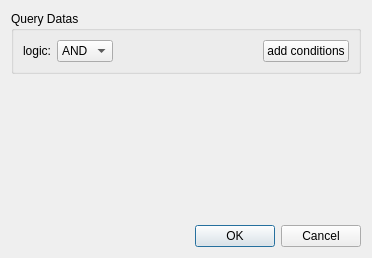
<?xml version="1.0" encoding="UTF-8"?>
<ui version="4.0">
 <class>DADialogDataFrameQueryDatas</class>
 <widget class="QDialog" name="DADialogDataFrameQueryDatas">
  <property name="geometry">
   <rect>
    <x>0</x>
    <y>0</y>
    <width>372</width>
    <height>258</height>
   </rect>
  </property>
  <property name="windowTitle">
   <string>Dialog</string>
  </property>
  <layout class="QGridLayout" name="gridLayout">
   <item row="2" column="0">
    <layout class="QHBoxLayout" name="horizontalLayout_2">
     <item>
      <spacer name="horizontalSpacer_2">
       <property name="orientation">
        <enum>Qt::Horizontal</enum>
       </property>
       <property name="sizeHint" stdset="0">
        <size>
         <width>40</width>
         <height>20</height>
        </size>
       </property>
      </spacer>
     </item>
     <item>
      <widget class="QPushButton" name="pushButtonOK">
       <property name="text">
        <string>OK</string>
       </property>
       <property name="icon">
        <iconset resource="../icon.qrc">
         <normaloff>:/DAGui/icon/accept.svg</normaloff>:/DAGui/icon/accept.svg</iconset>
       </property>
       <property name="default">
        <bool>true</bool>
       </property>
      </widget>
     </item>
     <item>
      <widget class="QPushButton" name="pushButtonCancel">
       <property name="text">
        <string>Cancel</string>
       </property>
       <property name="icon">
        <iconset resource="../icon.qrc">
         <normaloff>:/DAGui/icon/cancel.svg</normaloff>:/DAGui/icon/cancel.svg</iconset>
       </property>
      </widget>
     </item>
    </layout>
   </item>
   <item row="0" column="0">
    <widget class="QGroupBox" name="groupBox">
     <property name="title">
      <string>Query Datas</string>
     </property>
     <layout class="QVBoxLayout" name="verticalLayout">
      <item>
       <layout class="QHBoxLayout" name="horizontalLayout_3">
        <item>
         <widget class="QLabel" name="label">
          <property name="text">
           <string>logic:</string>
          </property>
         </widget>
        </item>
        <item>
         <widget class="QComboBox" name="comboBox">
          <item>
           <property name="text">
            <string>AND</string>
           </property>
          </item>
          <item>
           <property name="text">
            <string>OR</string>
           </property>
          </item>
         </widget>
        </item>
        <item>
         <spacer name="horizontalSpacer">
          <property name="orientation">
           <enum>Qt::Horizontal</enum>
          </property>
          <property name="sizeHint" stdset="0">
           <size>
            <width>40</width>
            <height>20</height>
           </size>
          </property>
         </spacer>
        </item>
        <item>
         <widget class="QPushButton" name="pushButton">
          <property name="text">
           <string>add conditions</string>
          </property>
         </widget>
        </item>
       </layout>
      </item>
      <item>
       <layout class="QHBoxLayout" name="horizontalLayout"/>
      </item>
      <item>
       <layout class="QVBoxLayout" name="verticalLayout_Edit"/>
      </item>
     </layout>
    </widget>
   </item>
   <item row="1" column="0">
    <spacer name="verticalSpacer">
     <property name="orientation">
      <enum>Qt::Vertical</enum>
     </property>
     <property name="sizeHint" stdset="0">
      <size>
       <width>20</width>
       <height>40</height>
      </size>
     </property>
    </spacer>
   </item>
  </layout>
 </widget>
 <resources>
  <include location="../icon.qrc"/>
 </resources>
 <connections>
  <connection>
   <sender>pushButtonOK</sender>
   <signal>clicked()</signal>
   <receiver>DADialogDataFrameQueryDatas</receiver>
   <slot>accept()</slot>
   <hints>
    <hint type="sourcelabel">
     <x>262</x>
     <y>378</y>
    </hint>
    <hint type="destinationlabel">
     <x>182</x>
     <y>303</y>
    </hint>
   </hints>
  </connection>
  <connection>
   <sender>pushButtonCancel</sender>
   <signal>clicked()</signal>
   <receiver>DADialogDataFrameQueryDatas</receiver>
   <slot>reject()</slot>
   <hints>
    <hint type="sourcelabel">
     <x>361</x>
     <y>378</y>
    </hint>
    <hint type="destinationlabel">
     <x>137</x>
     <y>240</y>
    </hint>
   </hints>
  </connection>
 </connections>
</ui>
